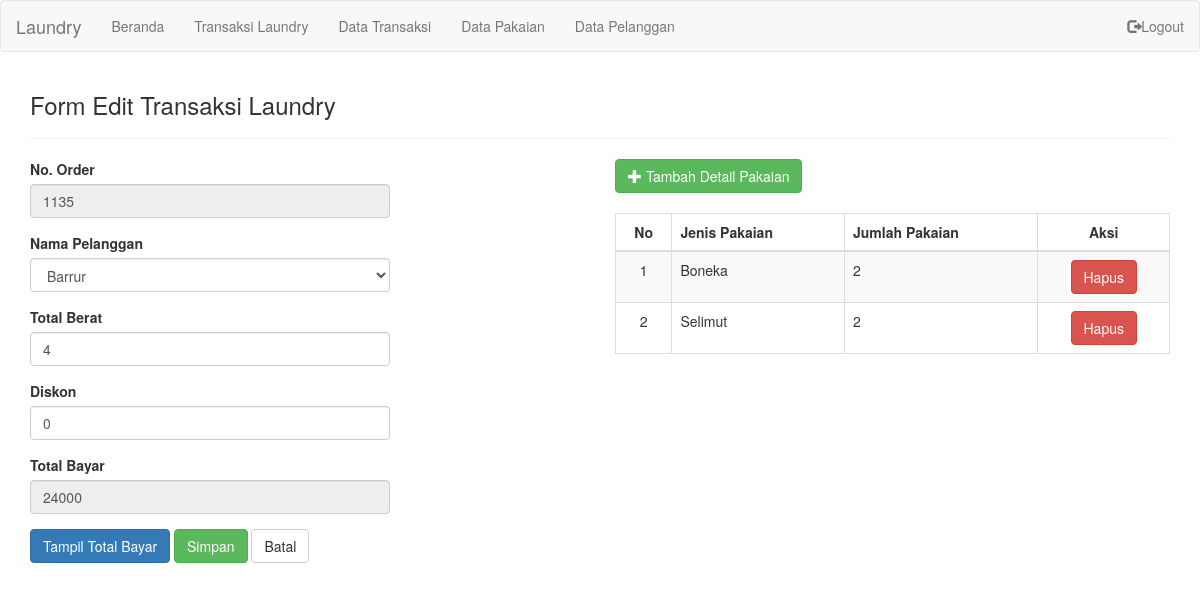
/editdatatransaksi.php?edit=1135 (signed in), run on the app's committed database.
### tables this page shows
CREATE TABLE `transaksi` (
  `No_Order` char(4) NOT NULL,
  `No_Identitas` char(8) NOT NULL,
  `Tgl_Terima` date DEFAULT NULL,
  `Tgl_Ambil` date DEFAULT NULL,
  `total_berat` float NOT NULL,
  `diskon` float NOT NULL,
  `Total_Bayar` int(6) DEFAULT NULL,
  `admin_id` int(8) NOT NULL DEFAULT '1'
);

CREATE TABLE `detail_transaksi` (
  `No_Order` char(4) NOT NULL,
  `Id_Pakaian` char(2) NOT NULL,
  `Jumlah_pakaian` int(11) NOT NULL
);

CREATE TABLE `pakaian` (
  `Id_Pakaian` char(2) NOT NULL,
  `Jenis_Pakaian` varchar(15) NOT NULL
);

### editdatatransaksi.php (the view, shortened to what this page needs)
<?php
if(isset($_SESSION['id'])){
?>
<!DOCTYPE html>
<html>
  <head>
    <?php
      include "include/header.php";
    ?>
  </head>
  <body>
    <nav class="navbar navbar-default">
      <div class="container-fluid">
        <div class="navbar-header">
      <a class="navbar-brand" href="#">Laundry</a>
    </div>
    <ul class="nav navbar-nav">
      <?php
        include "include/list.php"
      ?>
    </ul>
    <ul class="nav navbar-nav navbar-right">
      <li><a href="logout.php"><span class="glyphicon glyphicon-log-out"></span>Logout</a></li>
    </ul>
  </div>
</nav>
<div class="container">
  <h3>Form Edit Transaksi Laundry</h3>
  <hr>
        <div class="row">
          <div class="col-md-4">
            <form name="form" action="proses-edit-transaksi.php" method="POST" >
            <?php
            include "./include/koneksi.php";
            $No_Order = $_GET['edit'];
            $sql = mysqli_query($conn, "SELECT No_Order FROM transaksi WHERE No_Order='".$No_Order."' ");
            while ($hasil = mysqli_fetch_array($sql)){
              ?>
                <div class="form-group">
                  <label>No. Order</label>
                  <input type="text" class="form-control" name="No_Order" value="<?php echo $hasil['No_Order']; ?>" readonly>
                </div>
                <?php
                    }
                ?>
                <div class="form-group">
                  <label>Nama Pelanggan</label>
                  <select class="form-control" name="No_Identitas">
                    <?php
                    $sql = mysqli_query($conn, "SELECT No_Identitas, Nama FROM pelanggan ORDER BY Nama");
                    while ($hasil = mysqli_fetch_array($sql)){
                      ?>
                    <option value="<?php echo $hasil['No_Identitas']; ?>"><?php echo $hasil['Nama']; ?></option>
                    <?php
                        }
                    ?>
                  </select>
                </div>
                <?php
                $sql = mysqli_query($conn, "SELECT Tgl_Terima, total_berat, diskon, Total_Bayar FROM transaksi WHERE No_Order='".$No_Order."' ");
                while ($hasil = mysqli_fetch_array($sql)){
                  ?>
                <div class="form-group">
                  <label>Total Berat</label>
                  <input type="text" id="total_berat" class="form-control" name="total_berat" placeholder="Total Berat" value="<?php echo $hasil['total_berat']; ?>">
                </div>
                <div class="form-group">
                  <label>Diskon</label>
                  <input type="text" id="diskon" class="form-control" name="diskon" placeholder="Diskon" value="<?php echo $hasil['diskon']; ?>" >
                </div>
                <div class="form-group">
                  <label>Total Bayar</label>
                  <input type="text"  class="form-control" name="total_bayar" value="<?php echo $hasil['Total_Bayar']; ?>" readonly>
                </div>
                <?php
                    }
                ?>
                <input type="button" value="Tampil Total Bayar" onClick="tambah()" class="btn btn-primary"/>
                <input type="submit" name="submit" value="Simpan" class="btn btn-success">
                <a href="transaksi.php"><input type="button" class="btn btn-default" value="Batal" ></a>
              </form>
          </div>
          <div class="col-md-6  col-md-offset-2">
            <div class="tombol" >
      				<button type="button" class="btn btn-success btn-md " data-toggle="modal" data-target="#ModalTambah" ><span class="glyphicon glyphicon-plus " ></span> Tambah Detail Pakaian</button>
      			</div>
            <br>
            <div class="table-responsive">
              <table id="table" class="table table-striped table-bordered" >
                <thead>
                  <tr>
                    <th style="text-align: center;">No</th>
                    <th>Jenis Pakaian</th>
                    <th>Jumlah Pakaian</th>
                    <th style="text-align: center;" >Aksi</th>
                  </tr>
                </thead>
                <tbody>
                  <?php
                    $i = 0 + 1;
                    $sql = mysqli_query($conn, "SELECT pakaian.Jenis_Pakaian, detail_transaksi.No_Order, detail_transaksi.Id_Pakaian, detail_transaksi.Jumlah_pakaian FROM detail_transaksi join pakaian on detail_transaksi.Id_Pakaian = Pakaian.Id_Pakaian Where No_Order = $No_Order");
                    while ($hasil = mysqli_fetch_array($sql)) {
                 ?>
              <tr>
                  <td style="text-align: center;"><?php echo $i; ?></td>
                  <td><?php echo $hasil['Jenis_Pakaian']; ?></td>
                  <td><?php echo $hasil['Jumlah_pakaian']; ?></td>
                  <td style="text-align: center;">
                  <a href="proses-hapus-detail-transaksi-edit.php?order=<?php echo $hasil['No_Order']; ?>&pakaian=<?php echo $hasil['Id_Pakaian']; ?>" class="btn btn-danger">Hapus</a></td>
              </tr>
              <?php
                  $i++;
                  }
                ?>
              </tbody>
              </table>
              </div>
          </div>
        </div>
</div>
</body>
</html>
<?php
}else{
	header("location:login/index.php");
}

### data on the page
transaksi: No_Order "1135", total_berat "4", diskon "0", total_bayar "24000"
detail_transaksi: Id_Pakaian.Jenis_Pakaian "Boneka", Jumlah_pakaian "2"
detail_transaksi: Id_Pakaian.Jenis_Pakaian "Selimut", Jumlah_pakaian "2"

### other printed values
form field No_Identitas "Barrur"
